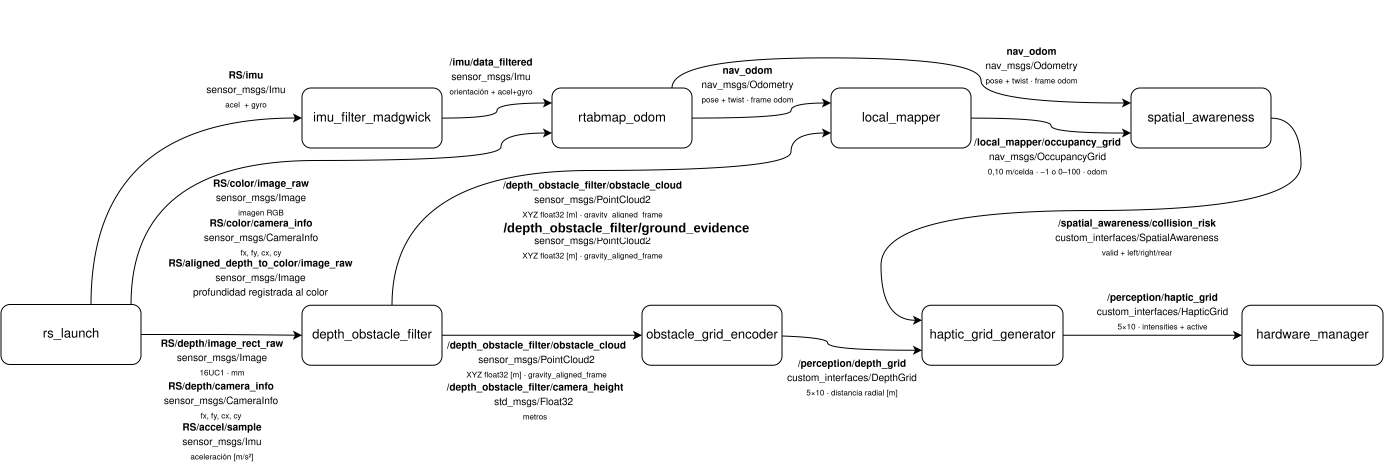
#> input picture Informe/_Imagenes/arquitectura/mensajes/mensajes-v2.png, 5536 x 1856 px (shown at 1/4 size)
$ python actualizar_mensajes_v2.py
#> lines starting #> are read from the running program, lines starting #| are printed output that depends on the picture
#!/usr/bin/env python3
"""Actualiza el nombre del tópico de suelo en el diagrama fuente de v2."""
from pathlib import Path

from PIL import Image, ImageDraw, ImageFont


IMAGE = Path(__file__).resolve().parent / "mensajes-v2.png"
FONT = "/usr/share/fonts/truetype/liberation2/LiberationSans-Bold.ttf"


def main():
    image = Image.open(IMAGE).convert("RGBA")
#> image is the input picture: PIL image 5536x1856 RGBA; mean R, G, B, A 30, 30, 30, 37.3
    draw = ImageDraw.Draw(image)
    # La lámina original tiene fondo transparente. Se reemplaza solamente la
    # línea del tópico; las dos líneas que describen su tipo y marco se conservan.
    draw.rectangle((1930, 872, 3080, 950), fill=(255, 255, 255, 0))
    draw.text(
        (2505, 911),
        "/depth_obstacle_filter/ground_evidence",
        font=ImageFont.truetype(FONT, 52),
        fill=(0, 0, 0, 255),
        anchor="mm",
    )
    image.save(IMAGE)
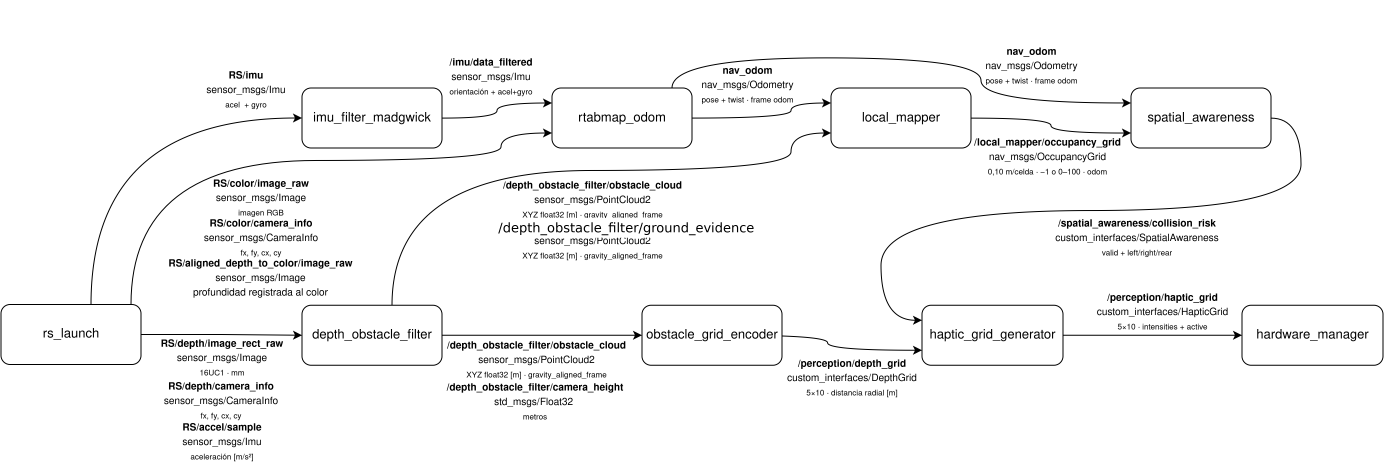
#> saved as mensajes-v2.png: PIL image 5536x1856 RGBA (shown at 1/4 size); mean R, G, B, A 30, 30, 30, 37.2; transparent parts drawn white


if __name__ == "__main__":
    main()

$ run again, with Informe/_Imagenes/arquitectura/mensajes/mensajes-v1.png copied over Informe/_Imagenes/arquitectura/mensajes/mensajes-v2.png
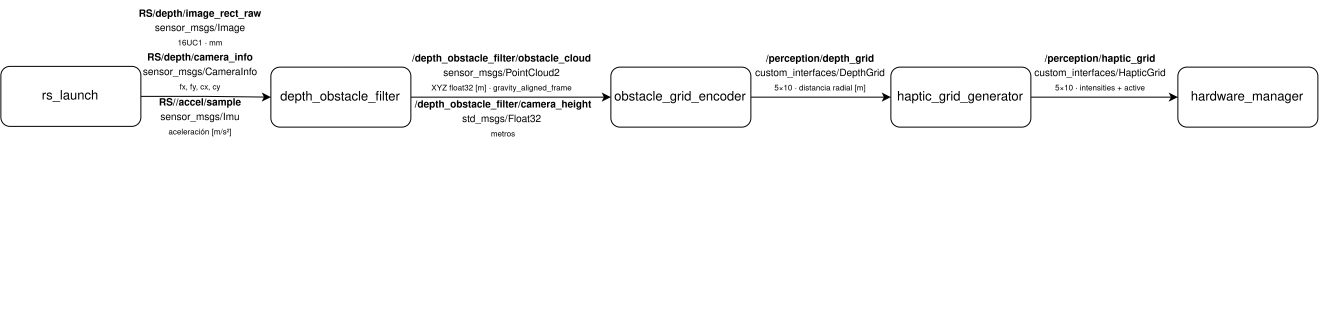
#> input picture Informe/_Imagenes/arquitectura/mensajes/mensajes-v1.png, 5276 x 1240 px (shown at 1/4 size)
#> in main, image is the input picture: PIL image 5276x1240 RGBA; mean R, G, B, A 24.4, 24.4, 24.4, 30.2
#> in main, `image.save(IMAGE)`:
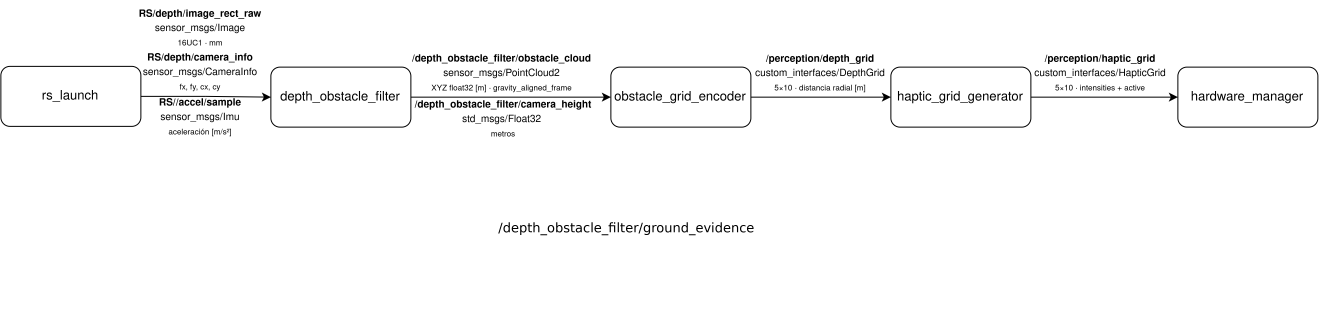
#> saved as mensajes-v2.png: PIL image 5276x1240 RGBA (shown at 1/4 size); mean R, G, B, A 27.5, 27.5, 27.5, 30.6; transparent parts drawn white
